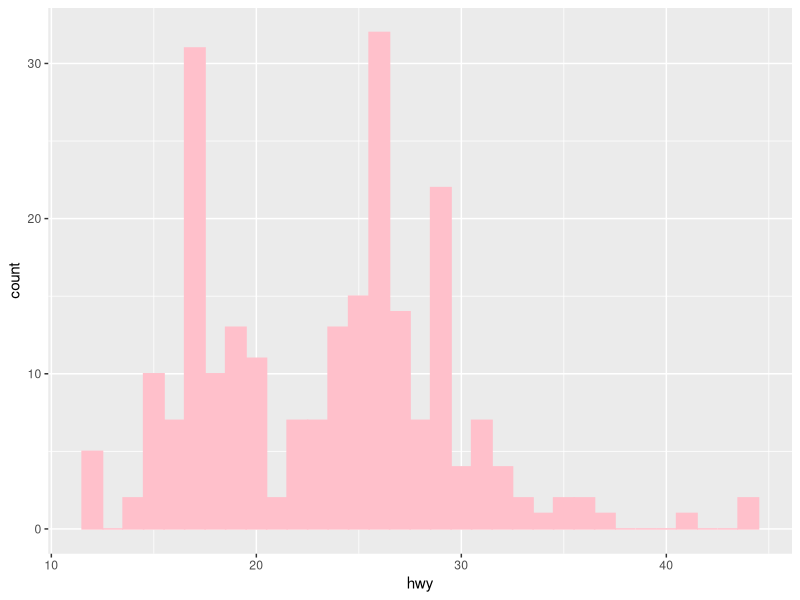

Reproduce this figure in R.
library(ggplot2)
library(ggthemes)
pl <- ggplot(mpg, aes(x = hwy))
hwympg <- pl + geom_histogram(binwidth = 1, color = 'pink', fill = 'pink')
print(hwympg)